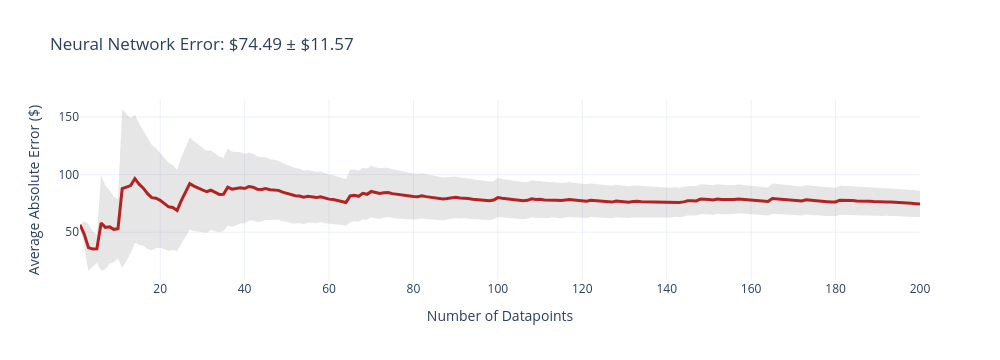
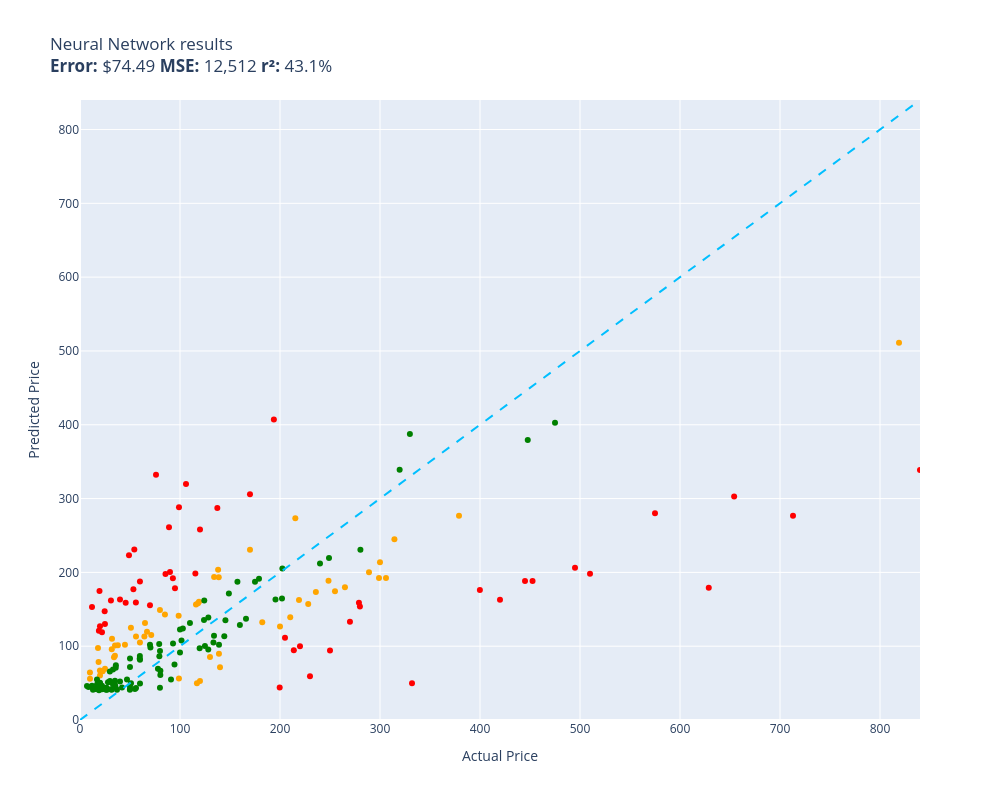

The notebook cell saved with these charts, in order:
### Code cell
evaluate(neural_network, test)

### Figure 1 — Plotly figure (JSON) as saved in the notebook; plotly's stock layout.template omitted (floating-point values rounded to 4 significant figures; data arrays with more than 128 entries replaced by an {"elided": "..."} marker saying what was removed)
{"data": [{"fill": "toself", "fillcolor": "rgba(128,128,128,0.2)", "hoverinfo": "skip", "line": {"color": "rgba(255,255,255,0)"}, "name": "95% CI", "showlegend": false, "type": "scatter", "x": {"elided": "400 int values"}, "y": {"elided": "400 float values"}}, {"customdata": {"elided": "200x1 float values"}, "hovertemplate": "n=%{x}<br>Avg Error=$%{y:,.2f}<br>±95% CI=$%{customdata[0]:,.2f}<extra></extra>", "line": {"color": "firebrick", "width": 3}, "mode": "lines", "name": "Cumulative Avg Error", "type": "scatter", "x": {"elided": "200 int values"}, "y": {"elided": "200 float values"}}], "layout": {"height": 360, "showlegend": false, "title": {"text": "Neural Network Error: $74.49 ± $11.57"}, "width": 1000, "xaxis": {"title": {"text": "Number of Datapoints"}}, "yaxis": {"title": {"text": "Average Absolute Error ($)"}}}}

### Figure 2 — Plotly figure (JSON) as saved in the notebook; plotly's stock layout.template omitted (floating-point values rounded to 4 significant figures)
{"data": [{"customdata": [["Old Blood Noise Excess V2 Distortion Cho...\nGuess=$162.63 Actual=$219.00"], ["telpo Headlight Assembly Fit For 15 Camr...\nGuess=$156.43 Actual=$115.99"], ["ACDelco GM Original Equipment FW339 Fron...\nGuess=$273.23 Actual=$215.33"], ["Metabo HPT 36V MultiVolt™ Cordless Rotar...\nGuess=$276.68 Actual=$379.00"], ["APS iBoard 6-inch Aluminum (Black Powder...\nGuess=$139.20 Actual=$210.23"], ["PEMP E65 E66 CDC Simulate Optical Fiber ...\nGuess=$160.36 Actual=$119.00"], ["HK SYSTEMS 13\" Heavy Duty Black \"Push\" O...\nGuess=$142.92 Actual=$84.95"], ["Aolemi Oil Rubbed Bronze Single Function...\nGuess=$141.19 Actual=$98.65"], ["10GBase-LR SFP+ Transceiver, Handar 10GB...\nGuess=$60.24 Actual=$19.99"], ["Canon EOS Rebel T7 Digital SLR Camera wi...\nGuess=$511.03 Actual=$819.00"], ["Southwire 120V/15A Right Angle User Atta...\nGuess=$101.17 Actual=$37.87"], ["15\" Locking Shower Head Extension Arm in...\nGuess=$149.19 Actual=$79.95"], ["Tidal Front + Rear Fender Flares 4PC Poc...\nGuess=$174.53 Actual=$254.99"], ["DALDED LED Light Kit for Lego Sonic Gree...\nGuess=$69.34 Actual=$24.99"], ["152MM Hole Saws M42 Bi-Metal High Speed ...\nGuess=$97.69 Actual=$17.99"], ["Baseball Backpacks Large 18 Inch Bookbag...\nGuess=$95.96 Actual=$31.77"], ["3D Tree Hole Branches 075 Stair Risers D...\nGuess=$85.19 Actual=$129.99"], ["Diversitech WG840585 Motor, (Ddb) 1/3Hp,...\nGuess=$193.76 Actual=$134.12"], ["Sumerain S1339CM Double Handle Widesprea...\nGuess=$173.30 Actual=$235.86"], ["IQShield Screen Protector Compatible wit...\nGuess=$64.37 Actual=$9.95"], ["Neporal Full Spectrum Light Bulb, 6000K ...\nGuess=$78.46 Actual=$18.59"], ["Pidoko Kids Train Table, Grey with 90 Pc...\nGuess=$52.94 Actual=$119.97"], ["Marvel Legends Series X-Men 6-Inch Archa...\nGuess=$56.24 Actual=$98.95"], ["LEGO Marvel Avengers War Machine Buster ...\nGuess=$105.01 Actual=$59.95"], ["ANZO USA 111207 GMC SIERRA 99-06 / YUKON...\nGuess=$132.57 Actual=$182.28"], ["Kingston Brass KS269SN Kingston Clawfoot...\nGuess=$192.25 Actual=$305.99"], ["Pioneer 2AM401-BN Two Handle Kitchen Fau...\nGuess=$157.20 Actual=$228.22"], ["LSSAGOON Backpack for Women Teen Kids Gi...\nGuess=$85.01 Actual=$33.99"], ["4pc Wheel Spacers Adapters 4\" (2inch Per...\nGuess=$49.77 Actual=$116.95"], ["LSI Broadcom SAS 9300-8i 8-port 12Gb/s S...\nGuess=$158.04 Actual=$118.00"], ["Mikrotik RB3011UIAS-RM RouterBOARD 10xGi...\nGuess=$192.51 Actual=$299.00"], ["AC Compressor & A/C Kit For BMW 335i 335...\nGuess=$244.81 Actual=$314.41"], ["Chalkboard Name Badges with Magnetic Bac...\nGuess=$67.15 Actual=$19.95"], ["Linkloos Solar Street Lights Outdoor Wat...\nGuess=$113.19 Actual=$55.99"], ["Universal Power Group 12V 100Ah Sealed L...\nGuess=$126.67 Actual=$199.99"], ["New Replacement seat cover fits Yamaha M...\nGuess=$89.72 Actual=$138.95"], ["Amana Tool - SC587 Carbide Tipped 3-Wing...\nGuess=$115.26 Actual=$71.23"], ["UPR Mach 1 Chin Spoiler Fits 94-98 Musta...\nGuess=$131.51 Actual=$64.99"], ["ASUS VY279HE-W 27” 1080P Monitor - White...\nGuess=$203.73 Actual=$138.10"], ["LCD Screen for Dell Inspiron 17R 17.3\" H...\nGuess=$113.24 Actual=$64.37"], ["CTLAMP XL-2100 Professional Quality XL-2...\nGuess=$109.93 Actual=$32.00"], ["200 ' feet True 14 Gauge AWG CCA Speaker...\nGuess=$101.99 Actual=$44.95"], ["APS iBoard (304 Stainless Steel Polished...\nGuess=$179.78 Actual=$264.95"], ["StonKraft Brass Chess Board Game Set wit...\nGuess=$71.33 Actual=$140.00"], ["Audio Techinca ATW-T1002 System 10 Handh...\nGuess=$200.32 Actual=$289.00"], ["Replacement Remote Control fit for Sony ...\nGuess=$55.97 Actual=$9.99"], ["Star Wars Die-Cast Metal TITANIUM Series...\nGuess=$65.95 Actual=$22.70"], ["HP Laserjet 2100 Laser Printer W/Test Pr...\nGuess=$213.68 Actual=$299.98"], ["PowerSport Front Rear Brakes and Rotors ...\nGuess=$188.79 Actual=$248.51"], ["KZ ZS10 Pro in Ear Monitor Headphone KZ ...\nGuess=$119.51 Actual=$66.99"], ["Jada Toys Ryan's World Combo Panda Airli...\nGuess=$87.15 Actual=$34.94"], ["Pyle 2x120 Watt Home Audio Speaker Power...\nGuess=$124.96 Actual=$50.92"], ["STICKGOO Peel and Stick Backsplash for K...\nGuess=$100.90 Actual=$34.99"], ["Garmin 010-12402-10 GT15M-TM Transom-Mou...\nGuess=$193.42 Actual=$138.74"], ["Xiaomi Redmi 10 2022 NFC 4G LTE (128GB +...\nGuess=$230.66 Actual=$169.99"]], "hovertemplate": "%{customdata[0]}<extra></extra>", "legendgroup": "orange", "marker": {"color": "orange", "size": 6, "symbol": "circle"}, "mode": "markers", "name": "orange", "orientation": "v", "showlegend": true, "type": "scatter", "x": [219.0, 116.0, 215.3, 379.0, 210.2, 119.0, 84.95, 98.65, 19.99, 819.0, 37.87, 79.95, 255.0, 24.99, 17.99, 31.77, 130.0, 134.1, 235.9, 9.95, 18.59, 120.0, 98.95, 59.95, 182.3, 306.0, 228.2, 33.99, 117.0, 118.0, 299.0, 314.4, 19.95, 55.99, 200.0, 138.9, 71.23, 64.99, 138.1, 64.37, 32.0, 44.95, 264.9, 140.0, 289.0, 9.99, 22.7, 300.0, 248.5, 66.99, 34.94, 50.92, 34.99, 138.7, 170.0], "xaxis": "x", "y": [162.6, 156.4, 273.2, 276.7, 139.2, 160.4, 142.9, 141.2, 60.24, 511.0, 101.2, 149.2, 174.5, 69.34, 97.69, 95.96, 85.19, 193.8, 173.3, 64.37, 78.46, 52.94, 56.24, 105.0, 132.6, 192.3, 157.2, 85.01, 49.77, 158.0, 192.5, 244.8, 67.15, 113.2, 126.7, 89.72, 115.3, 131.5, 203.7, 113.2, 109.9, 102.0, 179.8, 71.33, 200.3, 55.97, 65.95, 213.7, 188.8, 119.5, 87.15, 125.0, 100.9, 193.4, 230.7], "yaxis": "y"}, {"customdata": [["NewPower99 Battery Kit for Samsung Galax...\nGuess=$42.02 Actual=$54.95"], ["EXMAX NG-10X Fresnel Lens Focusing Adapt...\nGuess=$101.95 Actual=$69.98"], ["Stand for Raven Pro Document Scanner - P...\nGuess=$65.70 Actual=$29.85"], ["SuppliesOutlet Compatible Toner Cartridg...\nGuess=$113.35 Actual=$144.29"], ["8544771 Dryer Heating Element, 279816 Th...\nGuess=$70.85 Actual=$35.74"], ["Pump Head TBVECHI 175PSI 4KW 5.5HP 21CFM...\nGuess=$387.62 Actual=$329.90"], ["Panasonic KX-TG6511B DECT 6.0 PLUS Expan...\nGuess=$103.13 Actual=$79.20"], ["LOVE MEI Galaxy S10 Lite Case, Military ...\nGuess=$68.35 Actual=$32.98"], ["GJY Portable TV,10.6 inch Mini TV for AT...\nGuess=$86.40 Actual=$79.36"], ["LD Products Compatible Toner Cartridge R...\nGuess=$71.77 Actual=$49.98"], ["Intermatic PX300 12V 300W Transformer wi...\nGuess=$113.98 Actual=$134.00"], ["CORSAIR Dominator Platinum RGB 32GB (2x1...\nGuess=$135.51 Actual=$124.00"], ["SKB iSeries 3i-13096-6KP Case for BlackM...\nGuess=$187.39 Actual=$174.99"], ["June Garden 12\" Sweet Dolly Charlotte - ...\nGuess=$50.48 Actual=$19.99"], ["Clementoni 39132.5 Jigsaw Puzzle 1,000 P...\nGuess=$43.85 Actual=$79.95"], ["GanFindX Portable Car Hand Controls for ...\nGuess=$128.86 Actual=$159.90"], ["KOMPUTERBAY 4GB 2X 2GB DDR2 1066MHz PC2-...\nGuess=$61.13 Actual=$80.34"], ["Evergreen HSHB2005 Cylinder Head Gasket ...\nGuess=$82.96 Actual=$59.69"], ["Mylites+ Standard Comic Book Mylar Sleev...\nGuess=$47.86 Actual=$34.99"], ["Wenger City Upgrade Laptop Backpack with...\nGuess=$135.08 Actual=$145.42"], ["AUTOFREE LED Tail Lights Assembly Compat...\nGuess=$164.69 Actual=$201.99"], ["Adams Check Payment and Deposit Register...\nGuess=$44.75 Actual=$35.49"], ["KOHLER 18865-CP Filtered Water Faucet, P...\nGuess=$402.78 Actual=$475.00"], ["Fjallraven, Kanken Laptop 15\" Backpack f...\nGuess=$97.30 Actual=$119.65"], ["Retevis RT68 Soft Earhook Walkie Talkie ...\nGuess=$45.96 Actual=$6.99"], ["Evan-Fischer Front Bumper Cover Compatib...\nGuess=$205.24 Actual=$202.38"], ["Laisomeke Waterproof Junction Box, Unive...\nGuess=$46.40 Actual=$11.99"], ["Webcem Solar Shed Light Outdoor Indoor, ...\nGuess=$69.59 Actual=$77.96"], ["Festool 492370 Platin 2 S1000 Grit 6-Inc...\nGuess=$54.95 Actual=$91.00"], ["Western Digital Enterprise RE4-GP 2TB SA...\nGuess=$131.58 Actual=$109.95"], ["VLAND LED Smoked Taillights Compatible F...\nGuess=$212.12 Actual=$239.99"], ["PM Auto Front Right Quick Complete Strut...\nGuess=$100.40 Actual=$124.94"], ["Tablet PC Cover Compatible with Lenovo T...\nGuess=$40.85 Actual=$31.61"], ["Miyaya@ Funny Animal Masks Collection fo...\nGuess=$54.72 Actual=$16.99"], ["Ultra Duster Canned Air Net 10 Oz 6-Pack\nGuess=$41.09 Actual=$49.90"], ["Beck/Arnley 0421945 Air Filter\nGuess=$74.29 Actual=$35.87"], ["Dell Optiplex 390 Desktop Computer i3 3....\nGuess=$161.79 Actual=$124.27"], ["Liberty Imports 12 Pack: US Military Toy...\nGuess=$48.04 Actual=$16.98"], ["Ceramic Talavera Mexican Tile 4x4\", 9 Pi...\nGuess=$52.77 Actual=$29.95"], ["Intrepid International Dressage Letters-...\nGuess=$40.99 Actual=$26.99"], ["KUNN Small Electrician Tool Pouch Utilit...\nGuess=$46.56 Actual=$21.99"], ["iPhone 12/12 Pro Nicaragua Guardabarranc...\nGuess=$49.33 Actual=$19.97"], ["Replacement Remote Control for PANASONIC...\nGuess=$53.08 Actual=$34.95"], ["KS K-STORM Replacement Silicone Mushroom...\nGuess=$44.60 Actual=$8.50"], ["Grey Pneumatic 1311SD Impact Socket Set\nGuess=$187.30 Actual=$157.43"], ["4LT LUMINETTE Vanity Opal GLS BSN\nGuess=$122.70 Actual=$99.99"], ["GE RPWF SmartWater Comparable Refrigerat...\nGuess=$40.95 Actual=$36.99"], ["Urth 62mm UV, Circular Polarizing (CPL),...\nGuess=$101.92 Actual=$139.00"], ["MGP Caliper Covers 39011SACURD Red Powde...\nGuess=$219.62 Actual=$249.00"], ["NewFantasia Replacement Audio Cable with...\nGuess=$41.53 Actual=$31.00"], ["MONOCARBON Forged Carbon Fiber Case for ...\nGuess=$49.62 Actual=$59.99"], ["DuraGo 29515020 Front Hub Assembly\nGuess=$138.76 Actual=$128.34"], ["MXR Carbon Copy Deluxe Analog Delay Guit...\nGuess=$163.12 Actual=$195.50"], ["GENUINE VOLVO THERMOSTAT (3.0, 3.2) S60 ...\nGuess=$123.94 Actual=$102.85"], ["USB Charger, CIVIE High Speed 60W Multip...\nGuess=$41.84 Actual=$15.99"], ["Pyle Wireless Rear View Backup Camera - ...\nGuess=$98.18 Actual=$70.45"], ["Cardone 84-58642 New HEI Electronic Dist...\nGuess=$137.31 Actual=$165.99"], ["Hp Pavilion P7-1257c Motherboard Aahd3-h...\nGuess=$86.69 Actual=$59.86"], ["Kastar Battery Pack Replacement for Sony...\nGuess=$46.77 Actual=$19.99"], ["18 Inch White Undermount Kitchen Sink - ...\nGuess=$191.38 Actual=$179.00"], ["AZX Stylus Pencil for Apple iPad Pro 202...\nGuess=$51.93 Actual=$29.99"], ["Raspberry Pi 3 Model B+ Aluminum Case Me...\nGuess=$41.83 Actual=$14.99"], ["ROHL WSGUM3018WH Wire Sink Grids, White\nGuess=$95.43 Actual=$128.28"], ["Diversitech UC2436-3 Ultralite Condenser...\nGuess=$66.76 Actual=$80.39"], ["200 Couples Conversation Cards - Enjoy B...\nGuess=$48.27 Actual=$32.97"], ["The Puppet Company - Carpet-Unicorn, Whi...\nGuess=$40.21 Actual=$19.00"], ["KYX Racing Hardened Steel Center Drive S...\nGuess=$54.77 Actual=$46.99"], ["Baumgartens Sicurix Blank PVC ID Cards (...\nGuess=$49.66 Actual=$19.11"], ["OEM Samsung Remote Control Shipped with ...\nGuess=$43.33 Actual=$56.00"], ["Venom Power Terra Hunter R/T+ R/T All-Te...\nGuess=$338.88 Actual=$319.65"], ["Custom Engagement Logo Desk Embosser Sea...\nGuess=$42.15 Actual=$49.95"], ["520 Pieces Christmas Envelope Seal Stick...\nGuess=$40.82 Actual=$25.99"], ["LD Compatible Ink Cartridge Replacement ...\nGuess=$43.96 Actual=$41.99"], ["BestPricedDecals Wine A BIT, You'll Feel...\nGuess=$40.99 Actual=$12.98"], ["VATOS 4 Packs Bubble Machine Gun for Kid...\nGuess=$43.18 Actual=$22.88"], ["Steering Wheel, Carbon Fiber Automotive ...\nGuess=$379.38 Actual=$447.74"], ["BXYJY for Samsung Galaxy Z Fold 3 Case w...\nGuess=$46.09 Actual=$49.99"], ["VONADO Space Wars Colonial Viper MK1 Bui...\nGuess=$52.09 Actual=$39.99"], ["Disney Princess Sparkling Princess Sleep...\nGuess=$41.94 Actual=$24.95"], ["sabermaster TCG Playmat yugioh playmat T...\nGuess=$41.80 Actual=$21.99"], ["DuraGo BR5330 Front Vented Disc Brake Ro...\nGuess=$107.73 Actual=$101.51"], ["Vinyl Soft Top Roll-up Adjustable Truck ...\nGuess=$171.44 Actual=$148.88"], ["Glovion Music Stand Light, Clip On Piano...\nGuess=$51.17 Actual=$27.99"], ["Samsung DA97-07603B Freezer Ice Maker As...\nGuess=$103.48 Actual=$93.02"], ["Intex River Run Connect Lounge (Four)\nGuess=$75.08 Actual=$94.49"], ["Think Gizmos Build Your Own Robot Toys f...\nGuess=$42.44 Actual=$24.95"], ["Viola Bow 4/4 Full Size Carbon Fiber (Bl...\nGuess=$83.20 Actual=$49.99"], ["Targus CityGear Durable Backpack, Black,...\nGuess=$105.05 Actual=$133.43"], ["Fender Hendrix Voodoo Child Coiled Instr...\nGuess=$81.64 Actual=$59.99"], ["W11130208 W10695459 Refrigerator LED Mod...\nGuess=$43.64 Actual=$26.59"], ["Fitness Center Gym Room Weight Train Dua...\nGuess=$91.58 Actual=$99.99"], ["MonMount Triple Monitor Stand Freestandi...\nGuess=$93.61 Actual=$79.99"], ["For Volvo C70 S70 V70 V40 S40 AC Compres...\nGuess=$230.55 Actual=$280.41"], ["Refresh NSF-53 Premium Replacement Refri...\nGuess=$49.71 Actual=$50.99"], ["NICKSTON Red Sparkling Glitter Slim Band...\nGuess=$43.27 Actual=$25.99"]], "hovertemplate": "%{customdata[0]}<extra></extra>", "legendgroup": "green", "marker": {"color": "green", "size": 6, "symbol": "circle"}, "mode": "markers", "name": "green", "orientation": "v", "showlegend": true, "type": "scatter", "x": [54.95, 69.98, 29.85, 144.3, 35.74, 329.9, 79.2, 32.98, 79.36, 49.98, 134.0, 124.0, 175.0, 19.99, 79.95, 159.9, 80.34, 59.69, 34.99, 145.4, 202.0, 35.49, 475.0, 119.7, 6.99, 202.4, 11.99, 77.96, 91.0, 110.0, 240.0, 124.9, 31.61, 16.99, 49.9, 35.87, 124.3, 16.98, 29.95, 26.99, 21.99, 19.97, 34.95, 8.5, 157.4, 99.99, 36.99, 139.0, 249.0, 31.0, 59.99, 128.3, 195.5, 102.8, 15.99, 70.45, 166.0, 59.86, 19.99, 179.0, 29.99, 14.99, 128.3, 80.39, 32.97, 19.0, 46.99, 19.11, 56.0, 319.6, 49.95, 25.99, 41.99, 12.98, 22.88, 447.7, 49.99, 39.99, 24.95, 21.99, 101.5, 148.9, 27.99, 93.02, 94.49, 24.95, 49.99, 133.4, 59.99, 26.59, 99.99, 79.99, 280.4, 50.99, 25.99], "xaxis": "x", "y": [42.02, 102.0, 65.7, 113.3, 70.85, 387.6, 103.1, 68.35, 86.4, 71.77, 114.0, 135.5, 187.4, 50.48, 43.85, 128.9, 61.13, 82.96, 47.86, 135.1, 164.7, 44.75, 402.8, 97.3, 45.96, 205.2, 46.4, 69.59, 54.95, 131.6, 212.1, 100.4, 40.85, 54.72, 41.09, 74.29, 161.8, 48.04, 52.77, 40.99, 46.56, 49.33, 53.08, 44.6, 187.3, 122.7, 40.95, 101.9, 219.6, 41.53, 49.62, 138.8, 163.1, 123.9, 41.84, 98.18, 137.3, 86.69, 46.77, 191.4, 51.93, 41.83, 95.43, 66.76, 48.27, 40.21, 54.77, 49.66, 43.33, 338.9, 42.15, 40.82, 43.96, 40.99, 43.18, 379.4, 46.09, 52.09, 41.94, 41.8, 107.7, 171.4, 51.17, 103.5, 75.08, 42.44, 83.2, 105.0, 81.64, 43.64, 91.58, 93.61, 230.6, 49.71, 43.27], "yaxis": "y"}, {"customdata": [["RBC12-UPC Replacement Battery Cartridge ...\nGuess=$59.28 Actual=$229.99"], ["Bam France 2002XL Contoured Hightech Bla...\nGuess=$276.70 Actual=$713.00"], ["46mm Digital Pro High-Resolution Close-U...\nGuess=$127.15 Actual=$19.99"], ["Innovative Percussion CB-6 Chamois Bass ...\nGuess=$230.93 Actual=$54.32"], ["Bam Trekking 3027SB Single Black Clarine...\nGuess=$49.85 Actual=$332.00"], ["DEWALT 20V MAX* XR Impact Driver with Bl...\nGuess=$188.42 Actual=$452.53"], ["Mini PC, Kinupute Desktop Computer E3-12...\nGuess=$206.25 Actual=$495.00"], ["Deco Mount Pro Tripod Microphone Stand w...\nGuess=$187.50 Actual=$59.95"], ["Scranton & Co 3 Drawer Mobile File Cabin...\nGuess=$198.51 Actual=$115.35"], ["Task T24287 Roman Ogee Router Bit with 1...\nGuess=$159.10 Actual=$55.88"], ["Travelpro Platinum Elite Slim Business L...\nGuess=$94.35 Actual=$213.83"], ["JRready ST6313 DT Deutsch Connector Kit,...\nGuess=$43.89 Actual=$199.68"], ["Dakota Alert MURS Alert Probe Sensor - M...\nGuess=$99.88 Actual=$219.99"], ["Projector, CRAZVIEW Projector with WiFi ...\nGuess=$177.30 Actual=$53.40"], ["MC: Pindicator (Dual Intensity Amber)\nGuess=$163.29 Actual=$40.00"], ["Poison Spyder 10-08-020 Rocker Knocker\nGuess=$179.06 Actual=$628.76"], ["DIMARZIO 204284 DP 163FBK Blues Bucker G...\nGuess=$200.53 Actual=$89.99"], ["Lighted Triangle Mirror Cabinet Bathroom...\nGuess=$188.36 Actual=$445.00"], ["BESTILL Wall Mounted Shower Faucet Set, ...\nGuess=$332.38 Actual=$76.00"], ["Trail Gear Twin Stick Kit for Top Shift ...\nGuess=$153.80 Actual=$279.92"], ["Engine Thermostat, Replace 19301-PAA-306...\nGuess=$120.96 Actual=$18.89"], ["Satco S9596, 4 Count (Pack of 1), 4.18\nGuess=$153.02 Actual=$12.00"], ["EMART Photography C Stand with Boom Arm,...\nGuess=$258.20 Actual=$119.99"], ["KOHLER K-1185540-CP Assembly-Slider\nGuess=$158.84 Actual=$45.67"], ["Trim Kit for 2-handle Shower & Tub Valve...\nGuess=$178.56 Actual=$94.99"], ["Aeromotive 13304 Regulator, X1 Adjustabl...\nGuess=$133.25 Actual=$269.95"], ["Walker Exhaust Ultra EPA 16478 Direct Fi...\nGuess=$280.16 Actual=$574.99"], ["Royal Designs, Inc. Decorative Abundant ...\nGuess=$129.90 Actual=$24.95"], ["Canon Sure Shot 90u 35mm Date Camera\nGuess=$176.13 Actual=$399.89"], ["Wilkinson LOW GAUSS Vintage Tone Strat S...\nGuess=$161.81 Actual=$30.93"], ["Ibanez M510OVS Acoustic Mandolin in Vint...\nGuess=$305.92 Actual=$169.99"], ["Berta (6 Pieces) 1-1/4 inch Overlay, 90 ...\nGuess=$147.39 Actual=$24.66"], ["CradlePoint Compact Broadband Router (CB...\nGuess=$261.30 Actual=$89.00"], ["Auertech Portable Washing Machine, 14lbs...\nGuess=$288.10 Actual=$98.99"], ["Evan Fischer Radiator Cooling Fan Assemb...\nGuess=$287.17 Actual=$137.34"], ["ECCPP Power Steering Pump for 2009-2010 ...\nGuess=$197.92 Actual=$85.48"], ["SP Air Corporation SP-8102BU 1/4-Inch He...\nGuess=$111.47 Actual=$204.99"], ["Skullcandy Hesh Evo Bluetooth Headphones...\nGuess=$155.43 Actual=$69.99"], ["Music Hall pa15.3 MM/MC Phono Preamplifi...\nGuess=$94.11 Actual=$250.00"], ["Lorell Bell Chair Glide, 2.5\", Black\nGuess=$174.87 Actual=$19.50"], ["4 Inches Rolled Muffler Tip Catback Exha...\nGuess=$407.11 Actual=$193.88"], ["Competition Clutch Disc and Pressure Pla...\nGuess=$198.19 Actual=$510.00"], ["KUNFINE Android Radio CarPlay & Android ...\nGuess=$319.82 Actual=$106.00"], ["VIPMOTOZ Sequential Turn Signal Premium ...\nGuess=$158.96 Actual=$278.94"], ["A-Premium Front Suspension Steering Knuc...\nGuess=$223.12 Actual=$48.99"], ["Dell XPS 13 9343-2727SLV 13.3\" Full HD S...\nGuess=$338.71 Actual=$839.99"], ["Pacific Drums PDCM1618TTRB 16 x 18 Inche...\nGuess=$162.77 Actual=$419.99"], ["Blanco 230966 Valea Stainless Steel Sink...\nGuess=$191.99 Actual=$92.88"], ["Empava 24\" Single Wall Ovens 10 Cooking ...\nGuess=$302.75 Actual=$654.14"], ["VTech Strum and Jam Kidi Musical Guitar ...\nGuess=$119.04 Actual=$21.99"]], "hovertemplate": "%{customdata[0]}<extra></extra>", "legendgroup": "red", "marker": {"color": "red", "size": 6, "symbol": "circle"}, "mode": "markers", "name": "red", "orientation": "v", "showlegend": true, "type": "scatter", "x": [230.0, 713.0, 19.99, 54.32, 332.0, 452.5, 495.0, 59.95, 115.3, 55.88, 213.8, 199.7, 220.0, 53.4, 40.0, 628.8, 89.99, 445.0, 76.0, 279.9, 18.89, 12.0, 120.0, 45.67, 94.99, 269.9, 575.0, 24.95, 399.9, 30.93, 170.0, 24.66, 89.0, 98.99, 137.3, 85.48, 205.0, 69.99, 250.0, 19.5, 193.9, 510.0, 106.0, 278.9, 48.99, 840.0, 420.0, 92.88, 654.1, 21.99], "xaxis": "x", "y": [59.28, 276.7, 127.1, 230.9, 49.85, 188.4, 206.2, 187.5, 198.5, 159.1, 94.35, 43.89, 99.88, 177.3, 163.3, 179.1, 200.5, 188.4, 332.4, 153.8, 121.0, 153.0, 258.2, 158.8, 178.6, 133.2, 280.2, 129.9, 176.1, 161.8, 305.9, 147.4, 261.3, 288.1, 287.2, 197.9, 111.5, 155.4, 94.11, 174.9, 407.1, 198.2, 319.8, 159.0, 223.1, 338.7, 162.8, 192.0, 302.8, 119.0], "yaxis": "y"}, {"hoverinfo": "skip", "line": {"color": "deepskyblue", "dash": "dash", "width": 2}, "mode": "lines", "name": "y = x", "showlegend": false, "type": "scatter", "x": [0, 840.0], "y": [0, 840.0]}], "layout": {"height": 800, "legend": {"title": {"text": "color"}, "tracegroupgap": 0}, "showlegend": false, "title": {"text": "Neural Network results<br><b>Error:</b> $74.49 <b>MSE:</b> 12,512 <b>r²:</b> 43.1%"}, "width": 1000, "xaxis": {"anchor": "y", "domain": [0, 1], "range": [0, 840.0], "title": {"text": "Actual Price"}}, "yaxis": {"anchor": "x", "domain": [0, 1], "range": [0, 840.0], "title": {"text": "Predicted Price"}}}}
